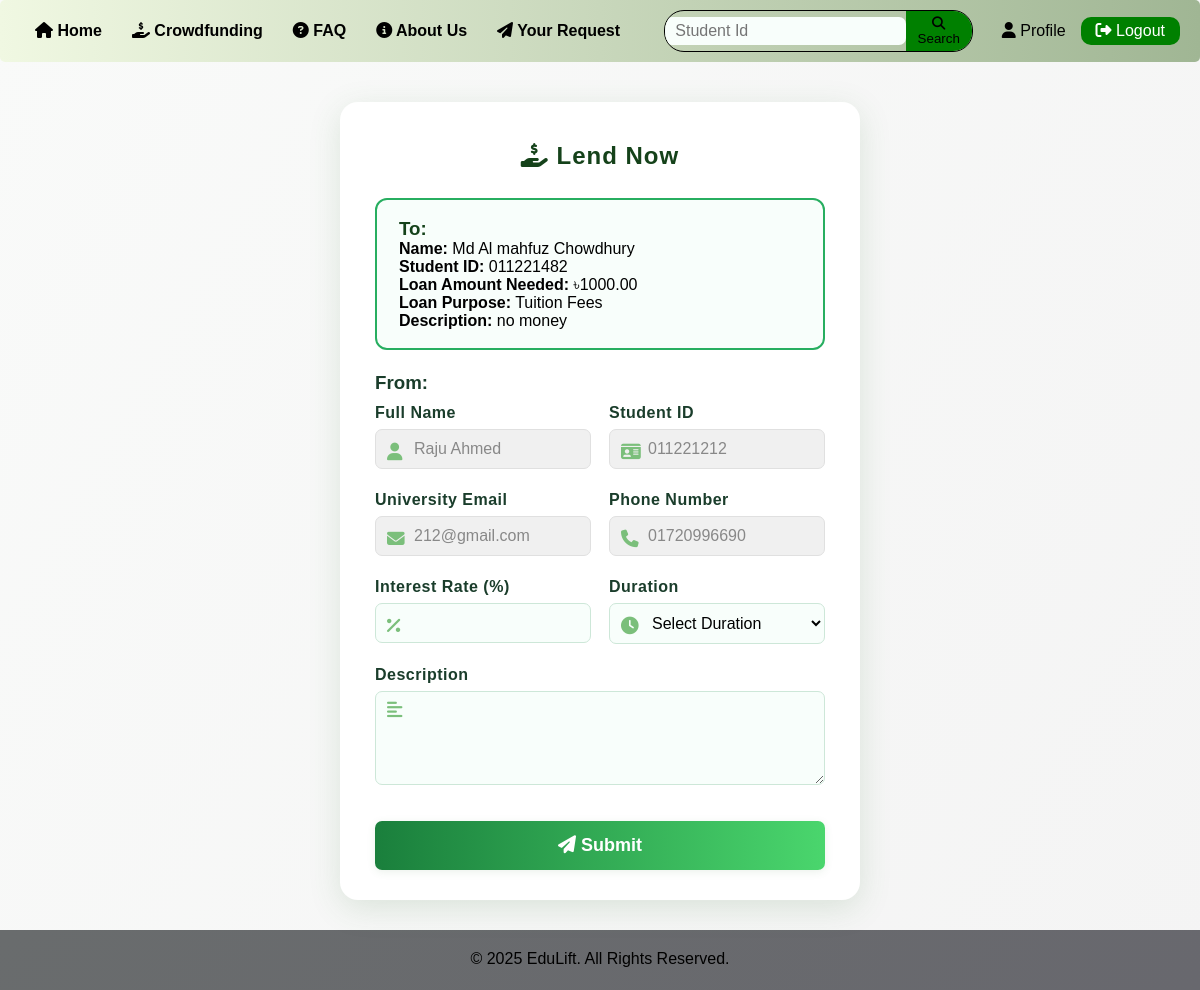
The page /lenderLend.php?borrower_id=16 (signed in) on the database its author committed.
### tables this page shows
CREATE TABLE `borrower_posts` (
  `id` int(11) NOT NULL,
  `student_name` varchar(255) NOT NULL,
  `student_id` varchar(50) NOT NULL,
  `loan_amount` decimal(10,2) NOT NULL,
  `loan_purpose` varchar(255) NOT NULL,
  `loan_description` text NOT NULL,
  `financial_wellbeing` enum('Excellent','Very Good','Okay','Not Good') NOT NULL,
  `created_at` timestamp NOT NULL DEFAULT current_timestamp(),
  `loan_image` varchar(255) DEFAULT NULL
);

CREATE TABLE `lenders_signup` (
  `id` int(11) NOT NULL,
  `first_name` varchar(100) DEFAULT NULL,
  `student_id` varchar(50) DEFAULT NULL,
  `versity_email` varchar(100) DEFAULT NULL,
  `mobile` varchar(20) DEFAULT NULL,
  `profile_img` varchar(255) DEFAULT NULL,
  `about` text DEFAULT NULL,
  `password` varchar(255) DEFAULT NULL,
  `registered_at` timestamp NOT NULL DEFAULT current_timestamp()
);

### lenderLend.php (the view, shortened to what this page needs)
<?php
include('db_connect.php');
$lender_id = $_SESSION['lender_id'];
$sql = "SELECT first_name, student_id, versity_email, mobile FROM lenders_signup WHERE id = ?";
$stmt = $conn->prepare($sql);
$stmt->bind_param("i", $lender_id);
$stmt->execute();
$result = $stmt->get_result();
$lender = $result->fetch_assoc();
$lender['first_name'] = $lender['first_name'] ?? '';
$lender['student_id'] = $lender['student_id'] ?? '';
$lender['versity_email'] = $lender['versity_email'] ?? '';
$lender['mobile'] = $lender['mobile'] ?? '';
$borrower_info = null;
if (isset($_GET['borrower_id'])) {
    $borrower_id = intval($_GET['borrower_id']);
    $b_sql = "SELECT student_name, student_id, loan_amount, loan_purpose, loan_description FROM borrower_posts WHERE id = ?";
    $b_stmt = $conn->prepare($b_sql);
    if ($b_stmt) {
        $b_stmt->bind_param("i", $borrower_id);
        $b_stmt->execute();
        $b_result = $b_stmt->get_result();
        $borrower_info = $b_result->fetch_assoc();
    }
}
?>
<!DOCTYPE html>
<html lang="en">
<head>
    <link rel="stylesheet" href="https://cdnjs.cloudflare.com/ajax/libs/font-awesome/6.4.2/css/all.min.css">
</head>
<body>
    <?php include('templates/lenderHeader.php'); ?>
    <div class="form-container">
        <h2><i class="fa-solid fa-hand-holding-dollar"></i> Lend Now</h2>
        <?php if ($borrower_info): ?>
            <div style="background:#f8fefb;border:2px solid #27ae60;padding:18px 22px;border-radius:12px;margin-bottom:22px;">
                <h3 style="margin-top:0;color:#15421a;">To:</h3>
                <p><b>Name:</b> <?php echo htmlspecialchars($borrower_info['student_name']); ?></p>
                <p><b>Student ID:</b> <?php echo htmlspecialchars($borrower_info['student_id']); ?></p>
                <p><b>Loan Amount Needed:</b> ৳<?php echo htmlspecialchars($borrower_info['loan_amount']); ?></p>
                <p><b>Loan Purpose:</b> <?php echo htmlspecialchars($borrower_info['loan_purpose']); ?></p>
                <p><b>Description:</b> <?php echo nl2br(htmlspecialchars($borrower_info['loan_description'])); ?></p>
            </div>
        <?php endif; ?>
        <h3 style="margin-bottom:10px;color:#1a3d2b;">From:</h3>
        <form method="POST" action="">
            <div class="form-row">
                <div class="form-group">
                    <label for="full_name">Full Name</label>
                    <span class="input-icon"><i class="fa fa-user"></i></span>
                    <input type="text" id="full_name" name="full_name" value="<?php echo htmlspecialchars($lender['first_name']); ?>" readonly>
                </div>
                <div class="form-group">
                    <label for="student_id">Student ID</label>
                    <span class="input-icon"><i class="fa fa-id-card"></i></span>
                    <input type="text" id="student_id" name="student_id" value="<?php echo htmlspecialchars($lender['student_id']); ?>" readonly>
                </div>
            </div>
            <div class="form-row">
                <div class="form-group">
                    <label for="versity_email">University Email</label>
                    <span class="input-icon"><i class="fa fa-envelope"></i></span>
                    <input type="email" id="versity_email" name="versity_email" value="<?php echo htmlspecialchars($lender['versity_email']); ?>" readonly>
                </div>
                <div class="form-group">
                    <label for="mobile">Phone Number</label>
                    <span class="input-icon"><i class="fa fa-phone"></i></span>
                    <input type="tel" id="mobile" name="mobile" value="<?php echo htmlspecialchars($lender['mobile']); ?>" readonly>
                </div>
            </div>
            <div class="form-row">
                <div class="form-group">
                    <label for="interest_rate">Interest Rate (%)</label>
                    <span class="input-icon"><i class="fa fa-percent"></i></span>
                    <input type="text" id="interest_rate" name="interest_rate" required>
                </div>
                <div class="form-group">
                    <label for="duration">Duration</label>
                    <span class="input-icon"><i class="fa fa-clock"></i></span>
                    <select id="duration" name="duration" required style="padding-left:38px;">
                        <option value="">Select Duration</option>
                    </select>
                </div>
            </div>
            <div class="form-group">
                <label for="description">Description</label>
                <span class="input-icon" style="top:34px;"><i class="fa fa-align-left"></i></span>
                <textarea id="description" name="description" rows="4" required style="padding-left:38px;"></textarea>
            </div>
            <button type="submit" class="btn"><i class="fa fa-paper-plane"></i> Submit</button>
        </form>
    </div>
    <?php include('templates/footer.php'); ?>
</body>
</html>

### lenderLend.php (style rules this page uses)
body { font-family: 'Roboto', Arial, sans-serif; background: linear-gradient(120deg,rgb(249, 250, 249) 0%, #f4f4f4 100%); margin: 0; padding: 0; min-height: 100vh; }
.form-container { max-width: 520px; margin: 40px auto 30px auto; background: #fff; padding: 40px 35px 30px 35px; border-radius: 18px; box-shadow: 0 8px 32px 0 rgba(60, 120, 60, 0.15); position: relative; }
.form-container h2 { text-align: center; color: #15421a; margin-bottom: 28px; font-weight: 700; letter-spacing: 1px; }
.form-row { display: flex; gap: 18px; }
.form-group { margin-bottom: 22px; position: relative; flex: 1; }
label { display: block; margin-bottom: 7px; font-weight: 600; color: #1a3d2b; letter-spacing: 0.5px; }
.input-icon { position: absolute; left: 12px; top: 38px; color: #7bbf7b; font-size: 1.1em; }
input[type="text"], input[type="email"], input[type="tel"], select, textarea { width: 100%; padding: 10px 12px 10px 38px; border: 1.5px solid #cde7d8; border-radius: 7px; font-size: 16px; background: #f8fefb; transition: border-color 0.2s, box-shadow 0.2s; outline: none; }
textarea { min-height: 80px; resize: vertical; }
input[readonly], input[readonly]:focus { background: #f0f0f0; color: #888; border-color: #e0e0e0; }
.btn { background: linear-gradient(90deg, #1a7f3c 0%, #4ad66d 100%); color: white; padding: 14px 0; border: none; border-radius: 7px; cursor: pointer; font-size: 18px; font-weight: 700; width: 100%; margin-top: 10px; box-shadow: 0 2px 8px 0 rgba(60, 120, 60, 0.10); transition: background 0.2s, transform 0.1s; }

### templates/lenderHeader.php (style rules this page uses)
* { margin: 0; padding: 0; box-sizing: border-box; font-family: Arial, sans-serif; }

### rows shown on the page
borrower_posts: student_name "Md Al mahfuz Chowdhury", student "011221482", loan_amount "1000.00", loan_purpose "Tuition Fees", loan_description "no money"
lenders_signup: full_name "Raju Ahmed", student_id "011221212", versity_email "212@gmail.com", mobile "01720996690"
